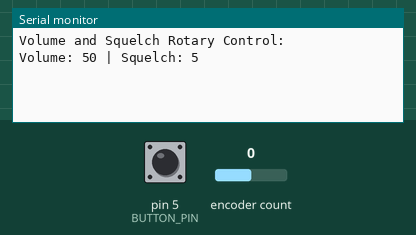
Simulated run of this sketch. Board: Arduino Uno, built with avr-gcc and run on an emulated ATmega328P. Shown: the last lines printed to the serial monitor. Inputs (shaded band) come from the test bench; at power-on: pin 5 (BUTTON_PIN) HIGH, encoder count 0.

Above: at 1.2 s.
1.3 s: pin 5 (BUTTON_PIN) pulled LOW for 0.15 s
At 2.5 s:
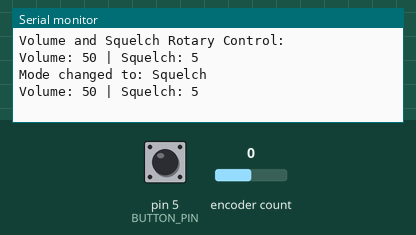
2.9 s: pin 5 (BUTTON_PIN) pulled LOW for 1 s
At 3.8 s:
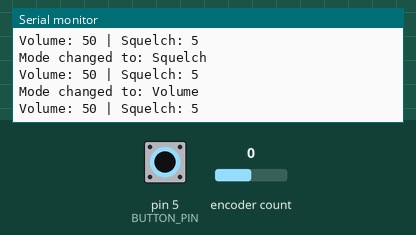
5.4 s: encoder count set to 1
At 6.0 s:
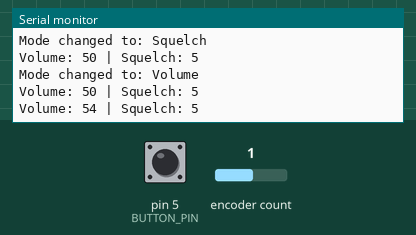
6.9 s: encoder count set to 2
At 8.3 s:
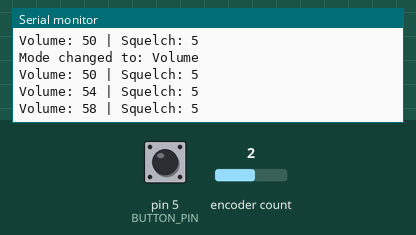
Timing chart, 0 to 9.4 s (numbered marks = the images above; inputs shaded):
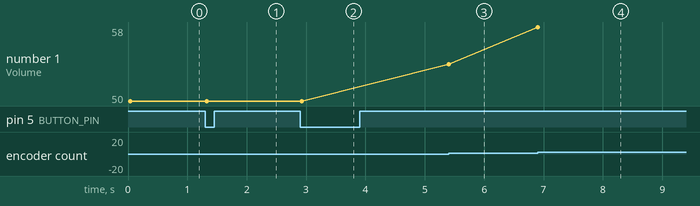

The sketch:

volume_and_squelch.ino
```cpp
// ----------------------------------------------------------------------------
// ----------------------------------------------------------------------------
// -------------------------- VOLUME/SQUELCH ROTARY ---------------------------
// ----------------------------------------------------------------------------
// ----------------------------------------------------------------------------


// This program works as a way to navigate up and down a band (in terms of frequency)
// This program also combines the functions of a volume and squelch into one
// rotary and one button.
// Although it can be observed in other radio designs that the volume and squelch are
// handled in two separate rotaries, this program only involved one.
// This is due to there only being one rotary unit available for the project at the
// moment.


// ----------------------------------------------------------------------------
// ------------------- IMPORT/ DEFINING VARIABLES & PINS ----------------------
// ----------------------------------------------------------------------------
// ---------------- Encoder Library ----------------
#include <Encoder.h>
#define ENCODER_CLK_PIN 2 //D2
#define ENCODER_DT_PIN 3 //D3
#define BUTTON_PIN 5 //D5
Encoder myEncoder(ENCODER_CLK_PIN, ENCODER_DT_PIN);
long volumeLevel = 50;
long squelchLevel = 5;
int currentMode = 0; //volume is 0 and squelch is 1
int lastButtonState = HIGH;
long lastDebounceTime = 0;
long debounceDelay = 50;
void printCurrentLevels(); // func. for volume/squelch level


// ----------------------------------------------------------------------------
// -------------------------------- SET-UP ------------------------------------
// ----------------------------------------------------------------------------
void setup() {
 Serial.begin(9600);
 pinMode(BUTTON_PIN, INPUT_PULLUP);
 Serial.println("Volume and Squelch Rotary Control:");
 printCurrentLevels();
}


// ----------------------------------------------------------------------------
// ----------------------------------- LOOP -----------------------------------
// ----------------------------------------------------------------------------
void loop() {
 long newPosition = myEncoder.read();


 if (newPosition != 0) { //seeing if rotary is diff. than before
   if (currentMode == 0) { // VOLUME for 0
     volumeLevel += newPosition;
     volumeLevel = constrain(volumeLevel, 0, 100);
     myEncoder.write(0);
     printCurrentLevels();


   }
   else { // squelch for 1
     long encoderChange = newPosition;
     if (abs(encoderChange) >= 10) { // rotary has moved
         long squelchIncrement = encoderChange / 10;
         squelchLevel += squelchIncrement;
         squelchLevel = constrain(squelchLevel, 0, 10);
         myEncoder.write(0); //re-setting
         printCurrentLevels();
     }
   }
 }


 // Getting button state for changing mode if applicable
 int reading = digitalRead(BUTTON_PIN); // getting the button state and info
  if (reading != lastButtonState) {
   if (reading == LOW) { // button pressed
     currentMode = 1 - currentMode; // now switch the mode (0-> 1 or 1->0)
     Serial.print("Mode changed to: ");
     Serial.println(currentMode == 0 ? "Volume" : "Squelch");
     printCurrentLevels();
   }
   lastButtonState = reading;
 }
}


// ----------------------------------------------------------------------------
// -------------- PRINTING CURRENT VOLUME AND SQUELCH LEVEL FUNC. -------------
// ----------------------------------------------------------------------------
void printCurrentLevels() {
 Serial.print("Volume: ");
 Serial.print(volumeLevel);
 Serial.print(" | Squelch: ");
 Serial.println(squelchLevel);
}
```

Measured:
- after the input at 1.3 s, the serial monitor: prints a new line at once (image 1)
- after the input at 2.9 s, the serial monitor: prints a new line at once (image 2)
- after the input at 5.4 s, the serial monitor: prints a new line at once (image 3)
- after the input at 6.9 s, the serial monitor: prints a new line at once (image 4)
- plotted number 1: 50 → 54 after the input at 5.4 s, 54 → 58 after the input at 6.9 s
